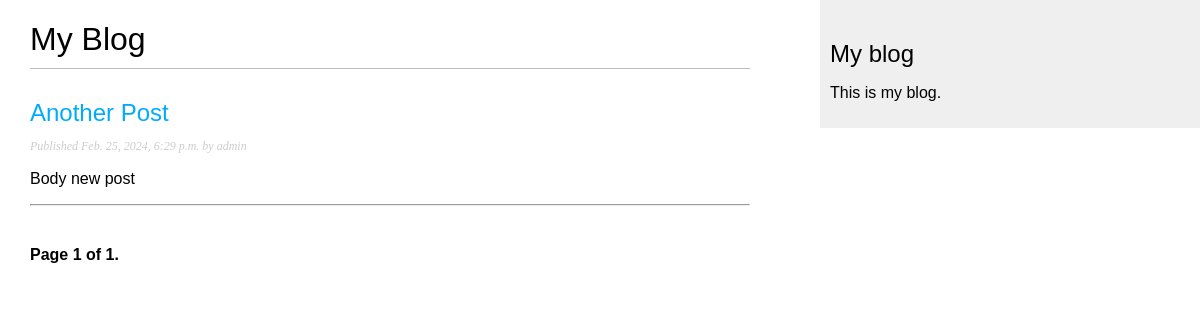
The page /blog/ on the database as committed earlier.
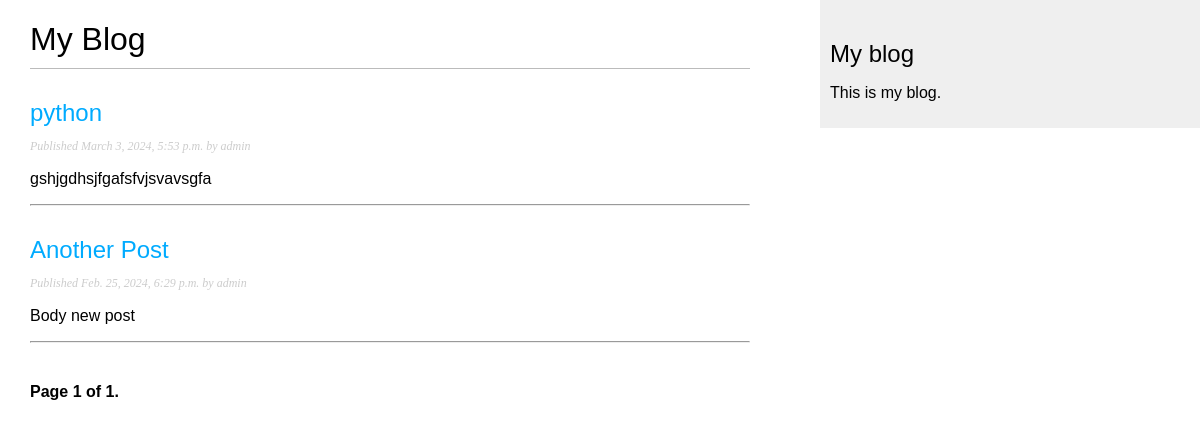
The same page on the database as committed later.
### blog/models.py (models this page shows, shortened)
class Post(models.Model):
    class Status(models.TextChoices):
        DRAFT = 'DF', 'Draft'
        PUBLISHED = 'PB', 'Published'
    title = models.CharField(max_length=250)
    slug = models.SlugField(max_length=250, unique_for_date='publish')
    author = models.ForeignKey(User, on_delete=models.CASCADE, related_name='blog_posts')
    body = models.TextField()
    publish = models.DateTimeField(default=timezone.now)
    created = models.DateTimeField(auto_now_add=True)
    updated = models.DateTimeField(auto_now=True)
    status = models.CharField(max_length=2, choices=Status.choices, default=Status.DRAFT)
    class Meta:
        ordering = ['-publish']
        indexes = [
            models.Index(fields=['-publish']),
        ]
    def get_absolute_url(self):
        return reverse("blog:post_detail", args=[
            self.publish.year,
            self.publish.month,
            self.publish.day,
            self.slug,
        ])

### blog/views.py (the view)
# urls.py: path('', views.PostListView.as_view(), name='post_list'),
class PostListView(ListView):
    model = Post
    context_object_name = 'posts'
    paginate_by = 3
    template_name = 'blog/post/list.html'

### blog/templates/blog/post/list.html (shortened to what this page needs)
{% extends "blog/base.html" %}
{% block content %}
    <h1>My Blog</h1>
    {% for post in posts %}
        <h2>
        <a href="{{post.get_absolute_url}}">
        {{ post.title }}
        </a>
        </h2>
        <p class="date">
        Published {{ post.publish }} by {{ post.author }}
        </p>
        {{ post.body|truncatewords:30|linebreaks }}
        <hr />
    {% endfor %}
    {% include "pagination.html" with page=page_obj %}
{% endblock %}

Rows that differ between the two databases and show on the page:
added Post: title "python", publish "March 3, 2024, 5:53 p.m.", author "admin", body "gshjgdhsjfgafsfvjsvavsgfa"
